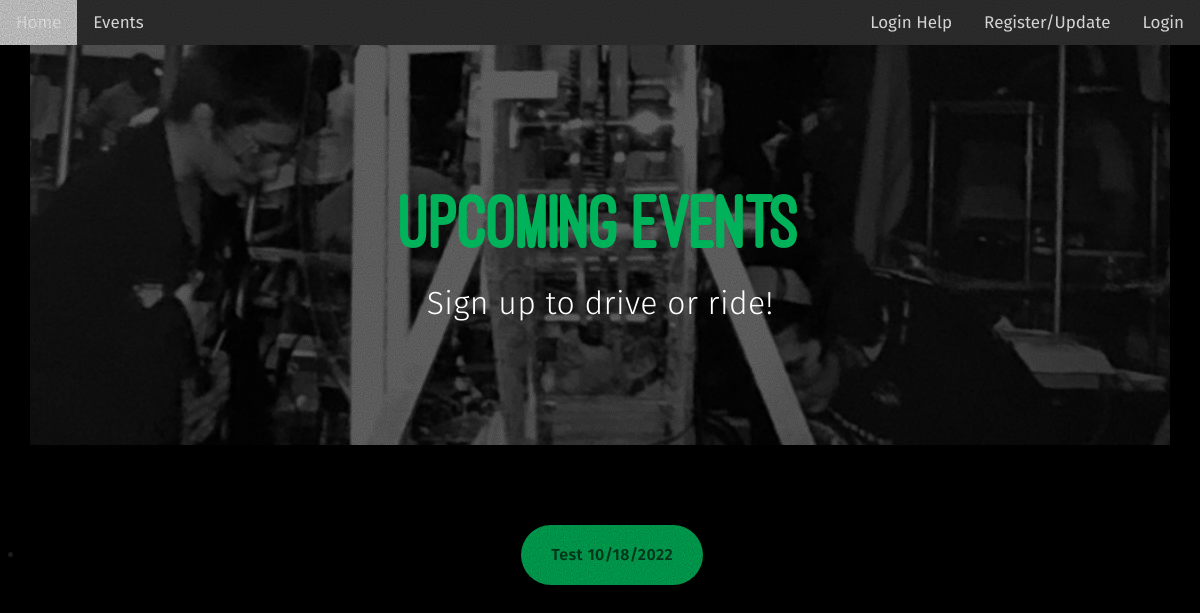
Before: /events with the older database file.
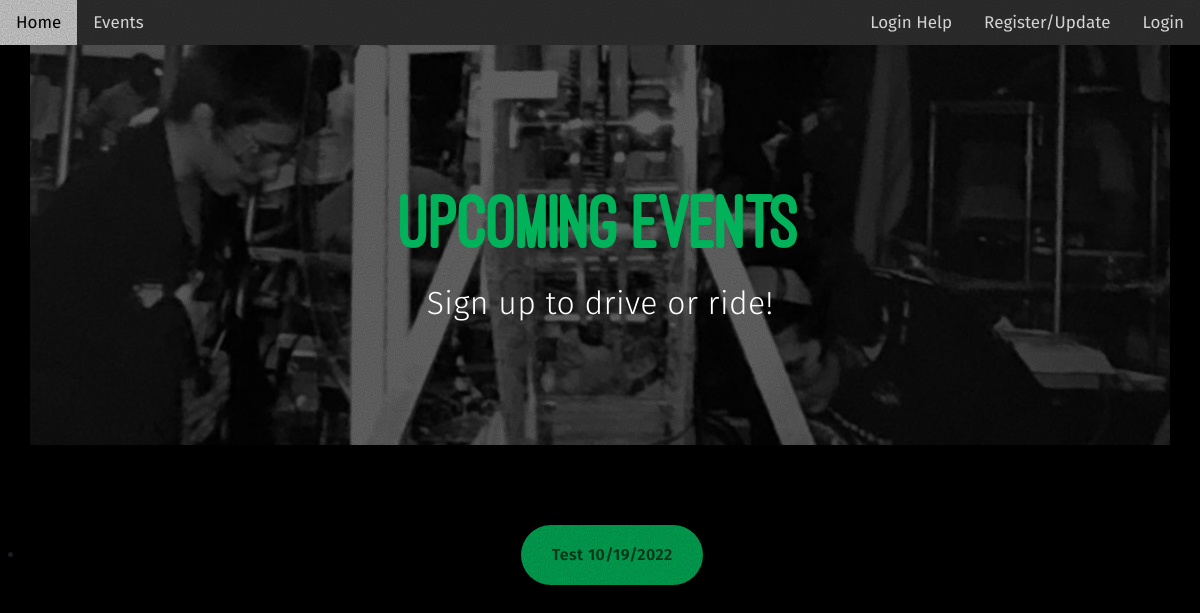
After: the same page with the newer database file.
### carpooling/models.py (models this page shows, shortened)
class Event(db.Model):
    __tablename__ = 'events'
    index = db.Column(db.Integer, primary_key=True)
    event_name = db.Column(db.String, nullable=False)
    event_date = db.Column(db.DateTime, nullable=False)
    event_start_time = db.Column(db.DateTime, nullable=False)
    event_end_time = db.Column(db.DateTime, nullable=False)
    event_location = db.Column(db.String, nullable=False, default='Maggie Walker Governor\'s School')
    event_description = db.Column(db.String, nullable=True)
    def __repr__(self):
        return f'Event: {self.event_name}'

### carpooling/routes.py (the view)
@app.route('/events')
def events_page():
    current_events = Event.query.filter(Event.event_date >= datetime.datetime.now()).all()
    print(current_events)
    return render_template('events_page_template.html', events=current_events, user=current_user)

### carpooling/templates/events_page_template.html (shortened to what this page needs)
<!DOCTYPE html>
<html data-wf-domain="sarahs-dandy-site.webflow.io" data-wf-page="633db6b20fc68522b30e41f4" data-wf-site="633db6b20fc685cfcc0e41e2">
<head>
    <link href="{{ url_for('static', filename='events_style.css')}}" rel="stylesheet" type="text/css"/>
    <link href="{{ url_for('static', filename='carrdstyle.css')}}" rel="stylesheet" type="text/css"/>
</head>
<body class="body">
    <div class="page-content">
        <div class="topnav">
            <a href="{{ url_for('home_page') }}">Home</a>
            <a href="{{ url_for('events_page') }}">Events</a>
            {% if user.is_authenticated %}
            <a class="user-info" href = "{{ url_for('user_profile_page', user_id=user.id) }}">{{ user.first_name.capitalize() }} {{user.last_name.capitalize()}}</a>
            <a class="user-info" onclick="confirm_logout(event)" href="{{ url_for('home_page', logout=True) }}">Logout</a>
            {% else %}
            <a class="user-info" href="{{ url_for('login_page') }}">Login</a>
            <a class="user-info" href="{{url_for('generic_register_page')}}">Register/Update</a>
            <a class="user-info" href="{{url_for('login_help_page')}}">Login Help</a>
            {% endif %}
          </div>
        </div>
        <div class="banner">
            <div class="banner-second">
                <div class="container center w-container">
                    <div class="align-center">
                        <h1 class="style1">
                            Upcoming Events
                        </h1>
                        <h2 class="style2">Sign up to drive or ride!</h1>
                    </div>
                </div>
            </div>
        </div>
    <div class="section-2 wf-section">
        <br>
        <br>
        <br>
        <br>
        <br>
        <ul id="buttons01" class="style1 buttons">
            <li>
                {% for event in events %}
                <a href="{{url_for('event_page', event_index=event.index)}}" class="button n01">
                    <span class="label">{{event.event_name.capitalize()}} {{event.event_date.strftime('%m/%d/%Y')}}</span>
                {% endfor %}
                </a>
            </li>
        </ul>
    </div>
</body>
</html>

### carpooling/static/carrdstyle.css (style rules this page uses)
html, body, div, span, applet, object, iframe, h1, h2, h3, h4, h5, h6, p, blockquote, pre, a, abbr, acronym, address, big, cite, code, del, dfn, em, img, ins, kbd, q, s, samp, small, strike, strong, sub, sup, tt, var, b, u, i, center, dl, dt, dd, ol, ul, li, fieldset, form, label, legend, table, caption, tbody, tfoot, thead, tr, th, td, article, aside, canvas, details, embed, figure, figcaption, footer, header, hgroup, menu, nav, output, ruby, section, summary, time, mark, audio, video { margin: 0; padding: 0; border: 0; font-size: 100%; font: inherit; vertical-align: baseline; }
body { line-height: 1; }
ol, ul { list-style: none; }
.topnav { background-color: #333; overflow: hidden; }
.topnav a { float: left; color: #ffffff; text-align: center; padding: 14px 16px; text-decoration: none; font-size: 17px; font-family: 'Fira Sans', sans-serif; }
.topnav a.user-info { float: right; color: #ffffff; text-align: center; padding: 14px 16px; text-decoration: none; font-size: 17px; font-family: 'Fira Sans', sans-serif; }
body { -webkit-text-size-adjust:none }
*, * :before, * :after { box-sizing: border-box; }
body { line-height: 1.0; min-height: var(--viewport-height); min-width: 320px; overflow-x: hidden; word-wrap: break-word; background-color: #000; }
body:before { background-attachment: scroll; content: ''; display: block; height: var(--background-height); left: 0; pointer-events: none; position: fixed; top: 0; transform: scale(1); width: 100vw; z-index: 0; background-size: 512px; background-position: center; background-repeat: repeat; }
body:after { background-color: #7E8083; content: ''; display: block; height: 100%; left: 0; opacity: 0; position: fixed; top: 0; transform: scale(1); transition: opacity 1s ease-in-out 0s, visibility 1s 0s; visibility: hidden; width: 100%; z-index: 1; }
:root { --background-height: 100vh; --site-language-alignment: left; --site-language-direction: ltr; --site-language-flex-alignment: flex-start; --site-language-indent-left: 1; --site-language-indent-right: 0; --viewport-height: 100vh; }
html { font-size: 16pt; }
ul { list-style-type: disc; margin-left: 1.5em; padding-left: 0; align-self: center; float: center; }
li { align-items: center; float: center; text-align: center; }
a { color: inherit; text-decoration: underline; transition: color 0.25s ease; }
h1, h2, h3 { direction: var(--site-language-direction); position: relative; }
h1.style1, h2.style1, h3.style1, p.style1 { color: #00B259; font-family: 'ostrich_sansheavy', sans-serif; text-align: center; letter-spacing: -0.175rem; width: 100%; font-size: 5em; line-height: 1.25; font-weight: 400; }
h1.style2, h2.style2, h3.style2, p.style2 { color: #FFFFFF; font-family: 'Fira Sans', sans-serif; font-size: larger; letter-spacing: 0.025rem; width: calc(100% + 0.025rem); font-size: 2em; line-height: 1.875; font-weight: 300; text-align: center; align-self: center; }
.buttons { cursor: default; display: flex; justify-content: var(--flex-alignment); letter-spacing: 0; padding: 0; }
.buttons li { max-width: 100%; }
.buttons li a { align-items: center; justify-content: center; max-width: 100%; text-align: center; text-decoration: none; vertical-align: middle; white-space: nowrap; }
.buttons.style1 { gap: 1.375rem; flex-direction: row; flex-wrap: wrap; }
.buttons.style1 li a { display: inline-flex; width: auto; height: 3.75rem; line-height: 3.75rem; padding: 0 1.875rem; vertical-align: middle; font-family: 'Fira Sans', sans-serif; letter-spacing: 0.025rem; padding-left: calc(0.025rem + 1.875rem); font-size: 1em; font-weight: 600; border-radius: 2.5rem; flex-direction: row-reverse; justify-content: flex-end; transition: transform 0.25s ease, color 0.25s ease, background-color 0.25s ease, border-color 0.25s ease; }
.buttons.style1 li a .label { direction: var(--site-language-direction); overflow: hidden; text-overflow: ellipsis; flex-grow: 1; flex-shrink: 1; text-align: left; width: 100%; }
.buttons.style1 .button { background-color: #00B259 !important; color: rgba(0, 0, 0, 0.631); }
.buttons.style1 { column-span: all; display: block; align-items: center; align-self: center; align-content: center; }
@media (max-width: 1680px) { html { font-size: 12pt; } }
@media (max-width: 1280px) { html { font-size: 12pt; } }

Changed rows visible on the page:
changed Event "Test": event_date "10/18/2022" → "10/19/2022"
